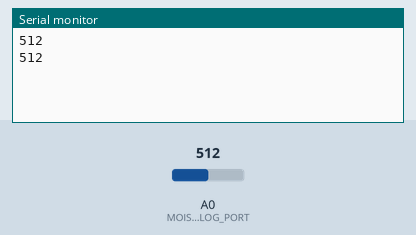
Bench run of a sketch on a simulated Arduino Uno, built with avr-gcc and run on an emulated ATmega328P. On the bench: the last lines printed to the serial monitor. The test bench sets the inputs (shaded band); at power-on: A0 (MOISTURE_SENSOR_ANALOG_PORT) = 512.

Above: at 1.8 s.
1.9 s: A0 (MOISTURE_SENSOR_ANALOG_PORT) set to 716
At 2.8 s:
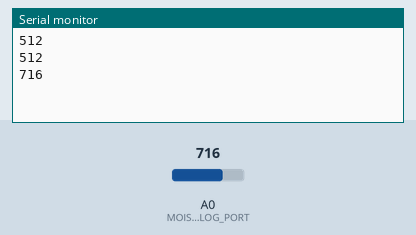
3.4 s: A0 (MOISTURE_SENSOR_ANALOG_PORT) set to 900
At 4.6 s:
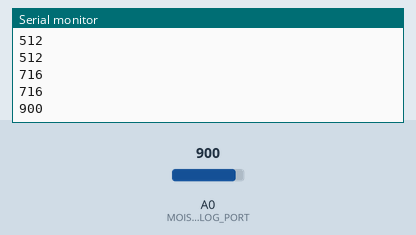
Timing chart, 0 to 6.4 s (numbered marks = the images above; inputs shaded):
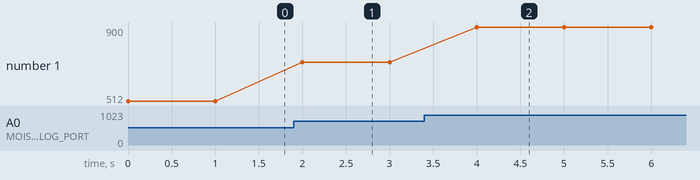

The sketch:

test_moisture_sensor.ino
```cpp
#define MOISTURE_SENSOR_ANALOG_PORT 0

void setup() {
  // Serial Begin so we can see the data from the mosture sensor in our serial input window.
  Serial.begin(9600);
}

// the loop routine runs over and over again forever:
void loop() {
  int sensorValue = analogRead(MOISTURE_SENSOR_ANALOG_PORT);
  Serial.println(sensorValue);
  delay(1000);        // delay 1 second between reads
}
```

Measured:
- after the input at 1.9 s, the serial monitor: prints a new line after 0.10 s (image 1)
- after the input at 3.4 s, the serial monitor: prints a new line after 0.60 s (image 2)
- plotted number 1: 512 → 716 after the input at 1.9 s, 716 → 900 after the input at 3.4 s
